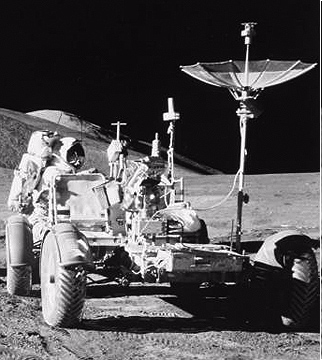
#> input picture Rover.png, 322 x 360 px
$ python TestOpenDisplayAndFourInteractive.py   (Python 2 division)
#> lines starting #> are read from the running program, lines starting #| are printed output that depends on the picture; after the words box and inside, x2 and y2 are one past the last pixel; in counts of white or black regions, pixels touching at a corner belong together
# -*- coding: utf-8 -*-
"""
TestOpenDisplayAndFourInteractive.py

Created on Wed Sep 28 16:36:45 2016

@author: slehar
"""

import matplotlib.pyplot as plt
from   matplotlib.widgets import Slider
from   PIL import Image
import Tkinter, tkFileDialog
import numpy as np
import numpy.ma as ma
import sys


def maxmin(img):
    print '(max, min) = (%5.2f, %5.2f)'%(img.max(),img.min())

# Global Variables
rad1 = .15
rad2 = 0.

# Get image using finder dialog
root = Tkinter.Tk()
root.withdraw() # Hide the root window
imgFile = tkFileDialog.askopenfilename(
    title = 'Select image',
    initialfile = 'Rover.png')
#> the answer given: Rover.png

# Open figure window
winXSize = 18
winYSize = 6
winAspect = winXSize/winYSize
plt.close('all')
fig = plt.figure(figsize=(winXSize, winYSize))

# Keypress 'q' to quit callback function
def press(event):
    global ptList, data
    sys.stdout.flush()
    if event.key == 'q':
        plt.close()

# Connect keypress event to callback function
fig.canvas.mpl_connect('key_press_event', press)

# Axes for Original Image
axOrig = fig.add_axes([.05, .2, .7/winAspect, .7])
axOrig.axes.set_xticks([])
axOrig.axes.set_yticks([])
axOrig.set_title('Original')

# Read image and display
imgPil = Image.open(imgFile).convert('LA')
imgNp = np.array(imgPil.convert('L'))/255.
ySize, xSize = imgNp.shape
#> ySize = 360; xSize = 322

hafY, hafX = int(ySize/2), int(xSize/2)
#> hafY = 180; hafX = 161
imgplot = plt.imshow(imgPil, cmap='gray')

# Axes for Fourier Image
axFour = fig.add_axes([.3, .2, .7/winAspect, .7])
axFour.axes.set_xticks([])
axFour.axes.set_yticks([])
axFour.set_title('Fourier')

# Fourier Transform
fourImg  = np.fft.fft2(imgNp)
fourShft = np.fft.fftshift(fourImg)
fourLog  = np.log(np.abs(fourShft))
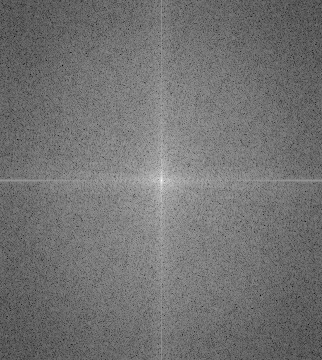
#> fourLog: shape (360, 322) float64; min -3.34, max 10.53, mean 2.91; drawn with min black and max white

fourPlot = plt.imshow(fourLog, cmap='gray',
                      vmin=fourLog.min(),
                      vmax=fourLog.max())
plt.pause(.001)
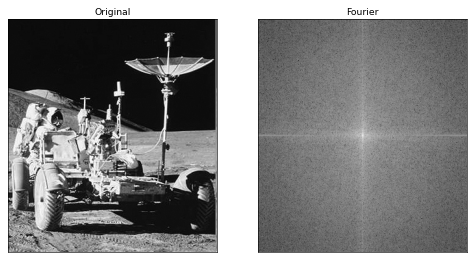
#> figure drawn by matplotlib, 2 panels

plt.pause(3.)

# Fourier Filtering
yy, xx = np.mgrid[-hafY:hafY, -hafX:hafX]
distImg = np.sqrt(xx**2 + yy**2)
maskImg = (distImg < (rad1 * xSize))
xmask = ma.make_mask(maskImg)
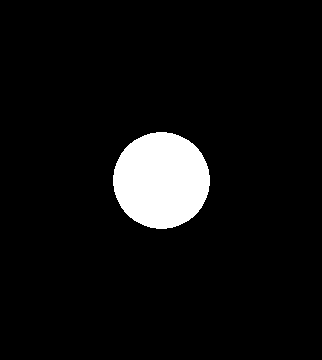
#> maskImg: shape (360, 322) bool; 6.3% white; 1 white region, box (x1, y1, x2, y2) and area: (113, 132, 210, 229) 7337

#maskImg[hafY, hafX] = True
filtImg = np.real(fourShft) * xmask

filtImg[filtImg < 0.] = 0.
#> filtImg: shape (360, 322) float64; min 0, max 37314.6, mean 3.9
fourLog1 = np.log(np.abs(filtImg))
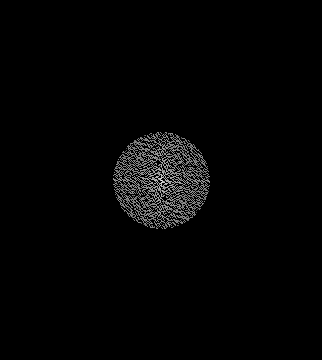
#> fourLog1: shape (360, 322) float64; 96.82% of the values are NaN or infinite; the others: min -3.47, max 10.53, mean 4.03; drawn with min black, max white, NaN and infinite black

#fourPlot = plt.imshow(magSpect, cmap='gray',
#                      vmin=magSpect.min(),
#                      vmax=magSpect.max())
fourPlot = plt.imshow(fourLog1, cmap='gray',
                      vmin=fourLog1.min(),
                      vmax=fourLog1.max())
plt.pause(.001)

# Axes for Inverse Fourier Image
axFourInv = fig.add_axes([.56, .2, .7/winAspect, .7])
axFourInv.axes.set_xticks([])
axFourInv.axes.set_yticks([])
axFourInv.set_title('Inverse Fourier')

# Inverse Fourier Transform
fourIshft = np.fft.ifftshift(fourShft)
fourInv  = np.fft.ifft2(fourIshft)
fourReal = np.real(fourInv)
invPlot = plt.imshow(fourReal, cmap='gray')

# Filter radius sliders
#axSlider1 = plt.axes([0.3, 0.125, 0.234, 0.04])
axSlider1 = fig.add_axes([0.3, 0.125, 0.234, 0.04])
axSlider1.set_xticks([])
axSlider1.set_yticks([])

axSlider2 = plt.axes([0.3, 0.05, 0.237, 0.04])
axSlider2 = fig.add_axes([0.3, 0.05, 0.237, 0.04])
axSlider2.set_xticks([])
axSlider2.set_yticks([])

slider1 = Slider(axSlider1, 'r1', 0.0, xSize, valinit=xSize*rad1)
slider2 = Slider(axSlider2, 'r2', 0.0, xSize, valinit=xSize*rad2)

def update(val):
    global rad1, filtImg
#    plt.sca(axFour)
    rad1 = slider1.val
    print 'rad1 = %5.2f'%rad1
    rad2 = slider2.val
    maskImg = (distImg < (rad1 * xSize))
    print maskImg[180,150:170]
    xmask = ma.make_mask(maskImg)
#    maskImg[hafY,hafX] = False
    filtImg[filtImg < 0.] = 0.
    filtImg = fourShft * xmask
    fourLog2 = np.log(np.abs(filtImg))
    fourLog2[hafY:hafY+20,hafX:hafX+20] = val
#    print newSpect[hafY-4:hafY+5, hafX-4:hafX+5]
#    fourPlot.set_data(filtImg)
    fourPlot.set_data(fourLog2)
    fourPlot.set_clim(fourLog2.min(), fourLog2.max())
    plt.draw()
#    plt.show(block=False)
#    plt.show()
    plt.pause(.001)

#    fig.canvas.draw()
slider1.on_changed(update)
slider2.on_changed(update)

# Show image
plt.ion()
plt.sca(axFour)
#plt.pause(.001)
plt.show()
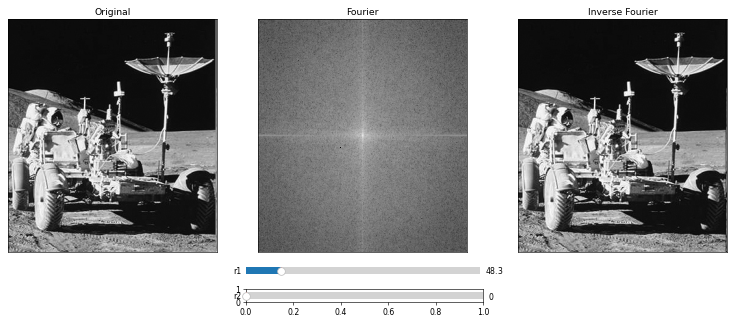
#> figure drawn by matplotlib, 5 panels

#for ii in range(5):
#    print 'Calling update(%1d)'%ii
#    update(ii)


# Pop fig window to top]]
figmgr=plt.get_current_fig_manager()
figmgr.canvas.manager.window.raise_()
geom=figmgr.window.geometry()
#> (the run stopped early here; a loop or call above may not have finished)
